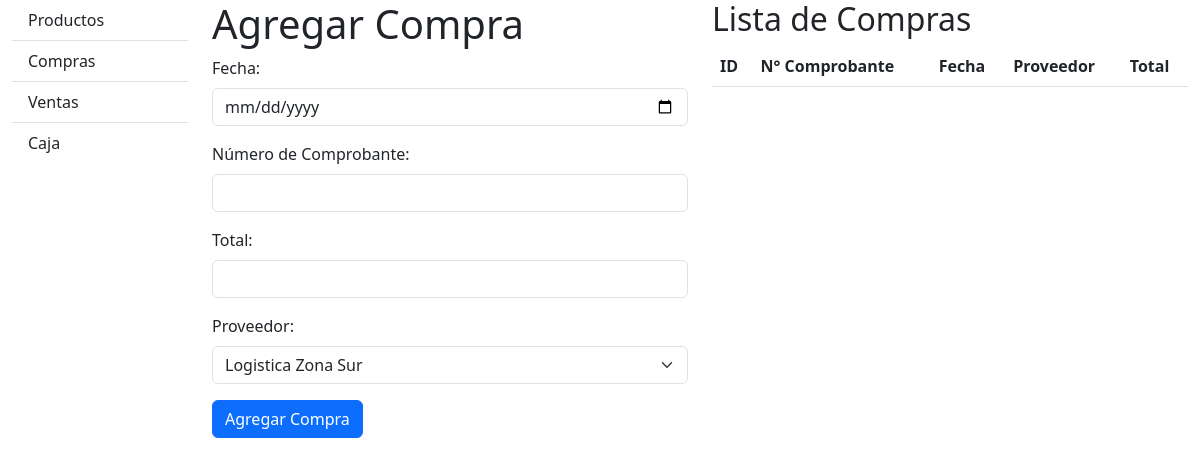
Before: /compras with the older database file.
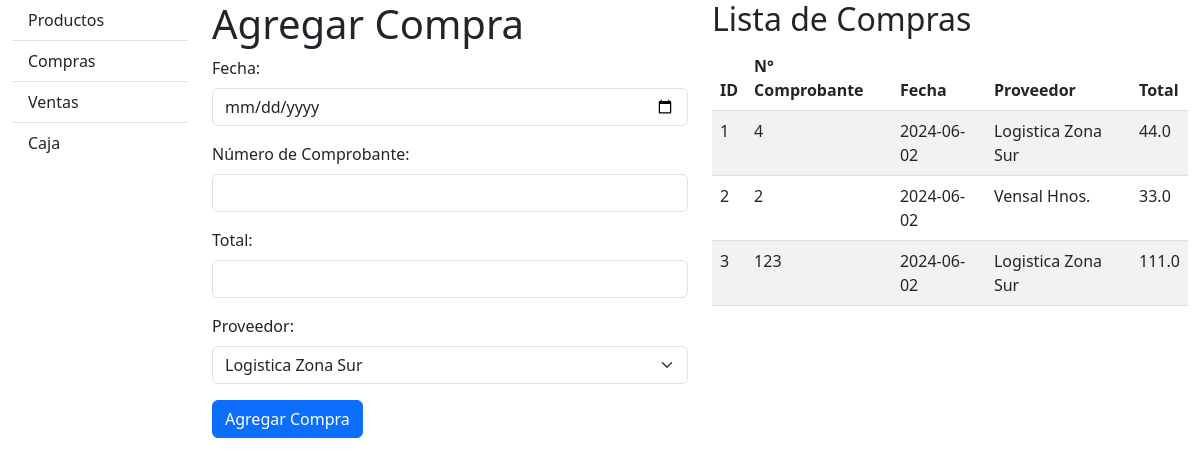
After: the same page with the newer database file.
### database_setup.py (models this page shows)
class Compra(Base):
    __tablename__ = 'Compra'
    id = Column(Integer, primary_key=True, autoincrement=True)
    fecha = Column(Date, nullable=False)
    numero_comprobante = Column(String, nullable=False)
    total = Column(Float, nullable=False)
    idproveedor = Column(Integer, ForeignKey('Proveedor.id'))
    proveedor = relationship('Proveedor')

class Proveedor(Base):
    __tablename__ = 'Proveedor'
    id = Column(Integer, primary_key=True, autoincrement=True)
    nombre = Column(String, nullable=False)
    cuit = Column(String, nullable=True)

### compras.py (the view)
@compras_bp.route('/compras')
def mostrar_compras():
    compras = session.query(Compra).all()
    proveedores = session.query(Proveedor).all()
    return render_template('compras.html', compras=compras, proveedores=proveedores)

### templates/compras.html (shortened to what this page needs)
<!DOCTYPE html>
<html lang="en">
<head>
    <link href="https://cdn.jsdelivr.net/npm/bootstrap@5.3.0/dist/css/bootstrap.min.css" rel="stylesheet">
</head>
<body>
    <div class="container-fluid">
        <div class="row">
            <div class="col-md-2">
                {% include 'navbar.html' %}
            </div>
            <div class="col-md-5">
                <h1>Agregar Compra</h1>
                <form action="/compras/agregar" method="post">
                    <div class="mb-3">
                        <label for="fecha" class="form-label">Fecha:</label>
                        <input type="date" class="form-control" id="fecha" name="fecha" required>
                    </div>
                    <div class="mb-3">
                        <label for="numero_comprobante" class="form-label">Número de Comprobante:</label>
                        <input type="text" class="form-control" id="numero_comprobante" name="numero_comprobante" required>
                    </div>
                    <div class="mb-3">
                        <label for="total" class="form-label">Total:</label>
                        <input type="number" class="form-control" id="total" name="total" step="0.01" required>
                    </div>
                    <div class="mb-3">
                        <label for="idproveedor" class="form-label">Proveedor:</label>
                        <select class="form-select" id="idproveedor" name="idproveedor" required>
                            {% for proveedor in proveedores %}
                                <option value="{{ proveedor.id }}">{{ proveedor.nombre }}</option>
                            {% endfor %}
                        </select>
                    </div>
                    <button type="submit" class="btn btn-primary">Agregar Compra</button>
                </form>
            </div>
            <div class="col-md-5">
                <h2>Lista de Compras</h2>
                <table class="table table-striped">
                    <thead id="tablaEncabezado">
                        <tr>
                            <th>ID</th>
                            <th>N° Comprobante</th>
                            <th>Fecha</th>
                            <th>Proveedor</th>
                            <th>Total</th>
                        </tr>
                    </thead>
                    <tbody>
                        {% for compra in compras %}
                        <tr>
                            <td>{{ compra.id }}</td>
                            <td>{{ compra.numero_comprobante }}</td>
                            <td>{{ compra.fecha }}</td>
                            <td>{{ compra.proveedor.nombre }}</td>
                            <td>{{ compra.total }}</td>
                        </tr>
                        {% endfor %}
                    </tbody>
                </table>
            </div>
        </div>
    </div>
</body>
</html>

### templates/navbar.html
<nav id="sidebar" class="bg-light">
    <div class="list-group list-group-flush">
        <a href="/productos" class="list-group-item list-group-item-action">Productos</a>
        <a href="/compras" class="list-group-item list-group-item-action">Compras</a>
        <a href="/ventas" class="list-group-item list-group-item-action">Ventas</a>
        <a href="#" class="list-group-item list-group-item-action">Caja</a>
    </div>
</nav>

Changed rows visible on the page:
added Compra: id "1", numero_comprobante "4", fecha "2024-06-02", proveedor.nombre "Logistica Zona Sur", total "44.0"
added Compra: id "2", numero_comprobante "2", fecha "2024-06-02", proveedor.nombre "Vensal Hnos.", total "33.0"
added Compra: id "3", numero_comprobante "123", fecha "2024-06-02", proveedor.nombre "Logistica Zona Sur", total "111.0"
